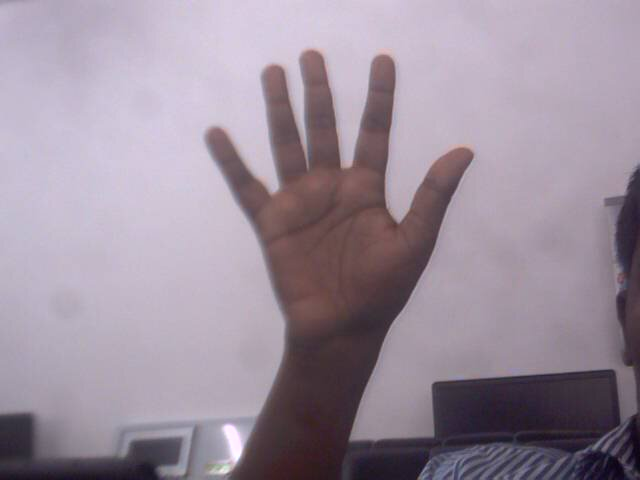
//> input picture hand2.jpg, 640 x 480 px
$ ./contourExtraction hand2.jpg   (built with g++ and OpenCV 4)
//> lines starting //> are read from the running program, lines starting //| are printed output that depends on the picture; after the words box and inside, x2 and y2 are one past the last pixel; in counts of white or black regions, pixels touching at a corner belong together
#include "opencv2/highgui/highgui.hpp"
#include "opencv2/imgproc/imgproc.hpp"
#include <iostream>
#include <stdio.h>
#include <stdlib.h>

using namespace cv;
using namespace std;

Mat src; Mat src_gray;
int thresh = 100;
int max_thresh = 255;
RNG rng(12345);

/// Function header
void thresh_callback(int, void* );

/** @function main */
int main( int argc, char** argv )
{
  /// Load source image and convert it to gray
  src = imread( argv[1], 1 );
//> src is the input picture: 480 rows x 640 cols, CV_8UC3; mean B, G, R 156.1, 142.5, 155.6

  /// Convert image to gray and blur it
  cvtColor( src, src_gray, CV_BGR2GRAY );
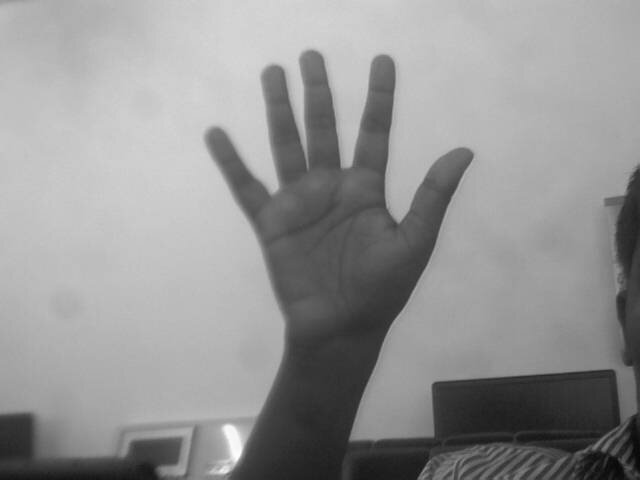
//> src_gray: 480 rows x 640 cols, CV_8UC1; min 7, max 253, mean 148
  blur( src_gray, src_gray, Size(3,3) );

  /// Create Window
  namedWindow( "Source", CV_WINDOW_AUTOSIZE );
  imshow( "Source", src );

  createTrackbar( " Canny thresh:", "Source", &thresh, max_thresh, thresh_callback );
  thresh_callback( 0, 0 );

  waitKey(0);
  return(0);
}

/** @function thresh_callback */
void thresh_callback(int, void* )
{
  Mat canny_output;
  vector<vector<Point> > contours;
  vector<Vec4i> hierarchy;

  /// Detect edges using canny
  Canny( src_gray, canny_output, thresh, thresh*2, 3 );
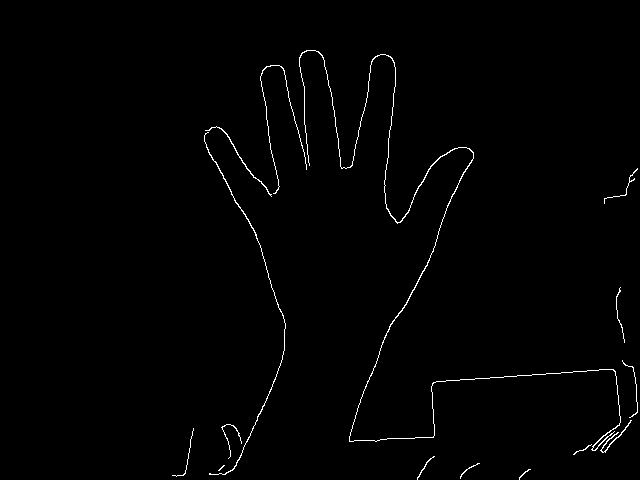
//> canny_output: 480 rows x 640 cols, CV_8UC1; 0.97% white in thin lines or dots, all inside (x1, y1, x2, y2) = (172, 50, 638, 480)
  /// Find contours
  findContours( canny_output, contours, hierarchy, CV_RETR_TREE, CV_CHAIN_APPROX_SIMPLE, Point(0, 0) );
//> contours = 15 contours, 11 with area under 20; largest, box (x1, y1, x2, y2) and area: (299, 50, 621, 451) 200, (204, 132, 286, 475) 84, (205, 126, 272, 197) 49, (600, 420, 632, 453) 42

  /// Draw contours
  Mat drawing = Mat::zeros( canny_output.size(), CV_8UC3 );
  for( int i = 0; i< contours.size(); i++ )
     {
       Scalar color = Scalar( rng.uniform(0, 255), rng.uniform(0,255), rng.uniform(0,255) );
       drawContours( drawing, contours, i, color, 2, 8, hierarchy, 0, Point() );
     }
//> this loop made 15 passes
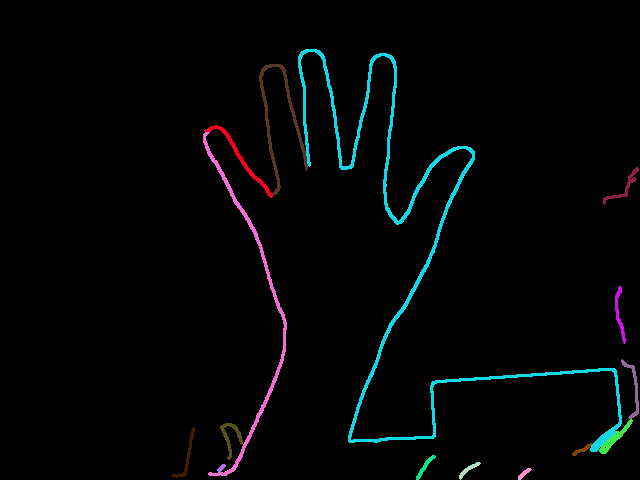
//> drawing: 480 rows x 640 cols, CV_8UC3; mean B, G, R 5.5, 4.8, 2.7

  /// Show in a window
  namedWindow( "Contours", CV_WINDOW_AUTOSIZE );
  imshow( "Contours", drawing );
}
